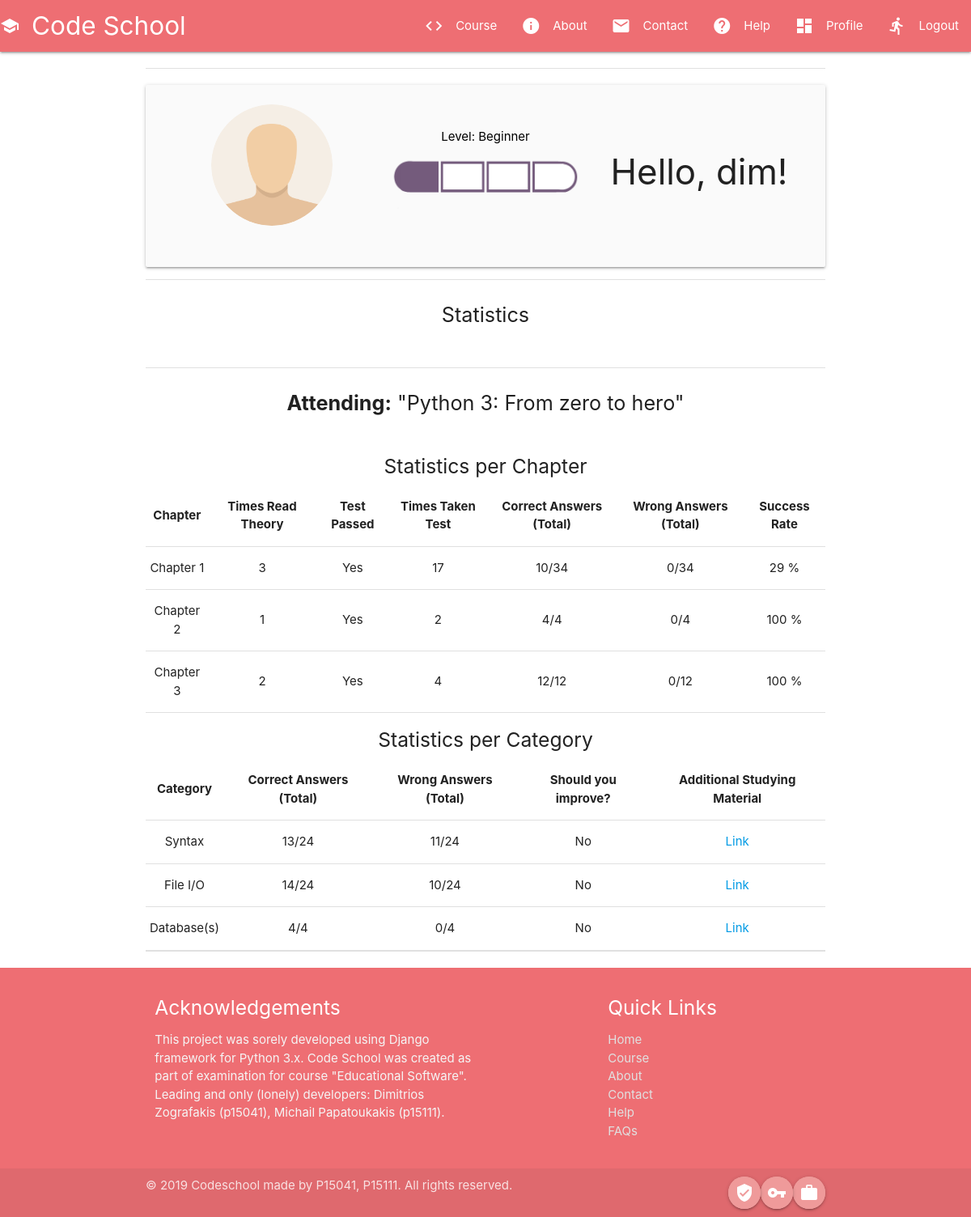
The page /profile/ (signed in) on the database as committed earlier.
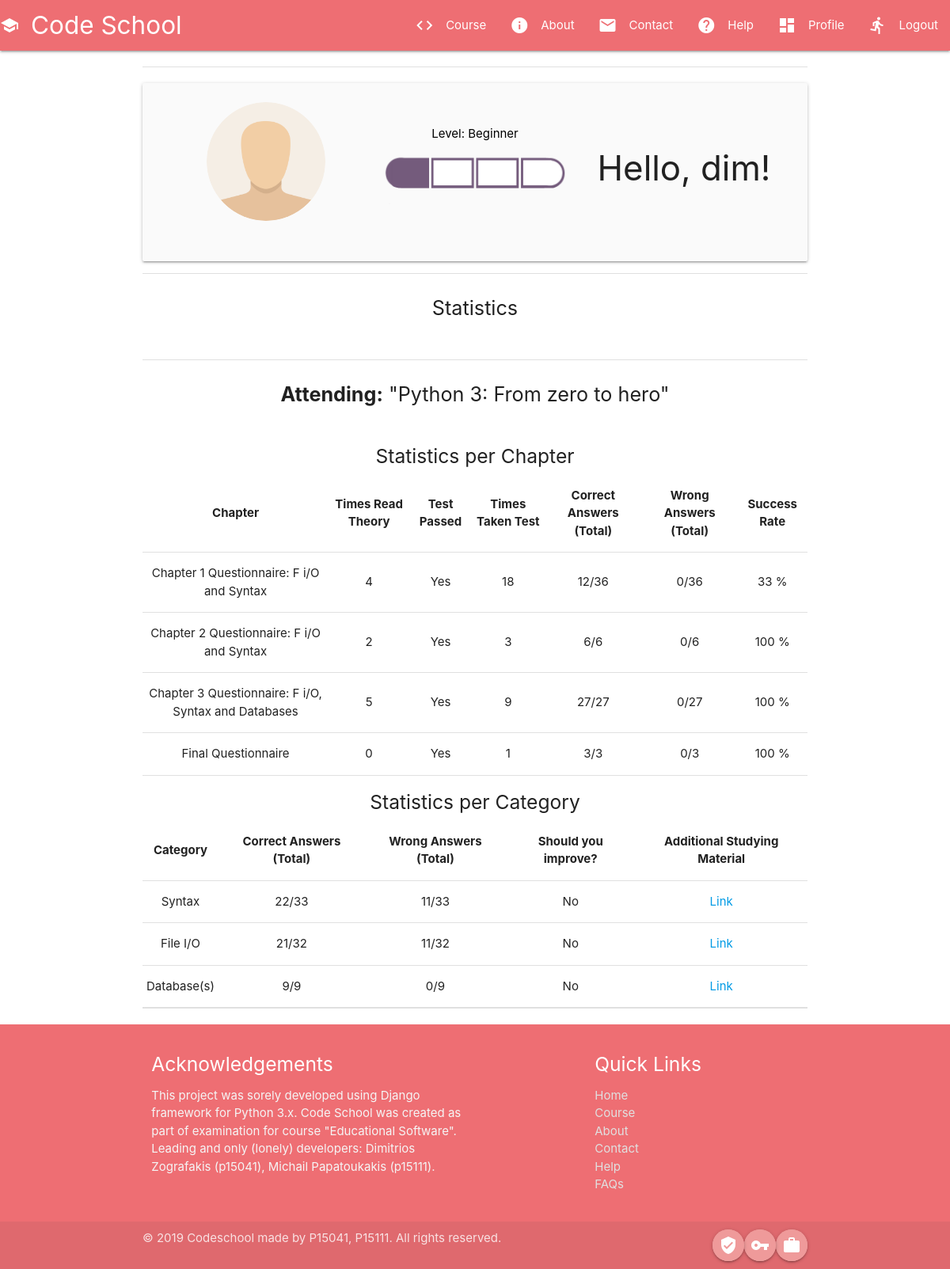
The same page on the database as committed later.
### users/models.py (models this page shows, shortened)
class Profile(models.Model):
    user = models.OneToOneField(User, on_delete=models.CASCADE)
    image = models.ImageField(default='default.png', upload_to='profile_pics')
    level = models.CharField(max_length=50, default='Beginner')
    rank = models.ImageField(default=f'ranks/Beginner.png')
    attending_course = models.CharField(max_length=100, blank=True, null=True, default='Python 3: From zero to hero')
    chapter_studying = models.PositiveIntegerField(default=1)
    test_taking = models.PositiveIntegerField(default=1)
    bad_at = models.CharField(max_length=50, default='')

### courses/models.py (models this page shows, shortened)
class Statistics(models.Model):
    user = models.ForeignKey(User, on_delete=models.CASCADE)
    questionnaire = models.ForeignKey(Questionnaire, on_delete=models.CASCADE)
    times_read = models.PositiveIntegerField(default=0)
    times_taken = models.PositiveIntegerField(default=0)
    answers_total = models.PositiveIntegerField(default=0)
    answers_correct = models.PositiveIntegerField(default=0)
    answers_wrong = models.PositiveIntegerField(default=0)
    success_rate = models.FloatField(default=100.0)
    passed = models.BooleanField(default=False)

class Questionnaire(models.Model):
    name = models.CharField(max_length=100, null=False)
    user = models.ForeignKey(settings.AUTH_USER_MODEL, related_name='questionnaire', on_delete=models.CASCADE)

class StatisticsPerCategory(models.Model):
    user = models.ForeignKey(User, on_delete=models.CASCADE)
    category = models.ForeignKey(Category, on_delete=models.CASCADE)
    answers_total = models.PositiveIntegerField(default=0)
    answers_correct = models.PositiveIntegerField(default=0)
    answers_wrong = models.PositiveIntegerField(default=0)
    bad_at = models.BooleanField(default=False)

class Category(models.Model):
    name = models.CharField(max_length=100, null=False)
    extra_material = models.CharField(max_length=100, null=False, blank=True, default='https://www.google.com',
                                      help_text='This SHOULD be url link to extra studying material for the current chapter!')
    def __str__(self):
        return self.name

### users/views.py (the view)
# urls.py: path('profile/', ProfilePageView.as_view(), name='profile'),
class ProfilePageView(LoginRequiredMixin, TemplateView):
    template_name = 'users/profile.html'
    breadcrumbs = ['profile']
    def get(self, request, *args, **kwargs):
        user = request.user
        stats = Statistics.objects.filter(user=user)
        stats_cat = StatisticsPerCategory.objects.filter(user=user)
        context = {
            'stats': stats,
            'stats_cat': stats_cat
        }
        return render(request, self.template_name, context)

### users/templates/users/profile.html (shortened to what this page needs)
{% extends 'base.html' %}
{% block content %}
    <div class="container">
        <div class="divider"></div>
        <div class="row">
            <div class="card-panel grey lighten-5 z-depth-1">
                <div class="row valign-wrapper center">
                    <div class="col s4">
                        <img src="{{ user.profile.image.url }}" alt="" style="height:150px;" class="circle responsive-img">
                    </div>
                    <div class="col s4">
                        <span class="black-text">
                            <p>Level: {{ user.profile.level }}</p>
                        </span>
                        <img src="{{ user.profile.rank.url }}" alt=""style="height:70px;" class="responsive-img">
                    </div>
                    <div class="col s4">
                        <h3>Hello, {{ user.username }}!</h3>
                    </div>
                </div>
            </div>
            <div class="divider"></div>
        </div>
        <div class="row">
            <div class="center">
                <p class="flow-text">Statistics</p>
            </div>
        </div>
        <div class="divider"></div>
        <div class="center">
            <div class="row">
            <p class="flow-text">
                <b>Attending:</b> "{{ user.profile.attending_course }}"
            </p>
            </div>
        </div>
        <h5 class="center">Statistics per Chapter</h5>
        <table class="centered">
            <thead>
            <tr>
                <th>Chapter</th>
                <th>Times Read Theory</th>
                <th>Test Passed</th>
                <th>Times Taken Test</th>
                <th>Correct Answers (Total)</th>
                <th>Wrong Answers (Total)</th>
                <th>Success Rate</th>
            </tr>
            </thead>
            <tbody>
            {% for stat in stats %}
                <tr>
                    <td>{{ stat.questionnaire.name }}</td>
                    <td>{{ stat.times_read }}</td>
                    <td>{% if stat.passed %} Yes {% else %} No {% endif %}</td>
                    <td>{{ stat.times_taken }}</td>
                    <td>{{ stat.answers_correct }}/{{ stat.answers_total }}</td>
                    <td>{{ stat.answers_wrong }}/{{ stat.answers_total }}</td>
                    <td>{{ stat.success_rate|floatformat:0 }} %</td>
                </tr>
            {% endfor %}
            </tbody>
        </table>
        <h5 class="center">Statistics per Category</h5>
        <table class="centered">
            <thead>
            <tr>
                <th>Category</th>
                <th>Correct Answers (Total)</th>
                <th>Wrong Answers (Total)</th>
                <th>Should you improve?</th>
                <th>Additional Studying Material</th>
            </tr>
            </thead>
            <tbody>
            {% for stat_c in stats_cat %}
                <tr>
                    <td>{{ stat_c.category }}</td>
                    <td>{{ stat_c.answers_correct }}/{{ stat_c.answers_total }}</td>
                    <td>{{ stat_c.answers_wrong }}/{{ stat_c.answers_total }}</td>
                    <td>{% if stat_c.bad_at %} Yes {% else %} No {% endif %}</td>
                {% if stat_c.category.extra_material %}
                    <td><a href="{{ stat_c.extra_material }}">Link</a> </td>
                {% else %}
                    <td>-</td>
                {% endif %}
                </tr>
            {% endfor %}
            </tbody>
        </table>
        <div class="divider"></div>
    </div>
{% endblock %}

### templates/base.html (shortened to what this page needs)
<!DOCTYPE html>
<html lang="en">
<head>
    {% load static %}
    <link rel="stylesheet" href="https://cdnjs.cloudflare.com/ajax/libs/materialize/1.0.0/css/materialize.min.css">
</head>
<body>
{% load static %}
{% include 'navbar.html' %}
{% block content %}{% endblock %}
</body>
{% include 'footer.html' %}
</html>

### templates/navbar.html (shortened to what this page needs)
<nav>
    <div class="nav-wrapper">
        <a href="/" class="brand-logo"><i class="material-icons">school</i>Code School</a>
        {% block nav %}
        <ul class="right hide-on-med-and-down">
            <li {% if 'course' in view.breadcrumbs %}class="active"{% endif %}><a href={% url 'course' %}><i class="material-icons left">code</i>Course</a></li>
            <li {% if 'about' in view.breadcrumbs %}class="active"{% endif %}><a href="/about/"><i class="material-icons left">info</i>About</a></li>
            <li {% if 'contact' in view.breadcrumbs %}class="active"{% endif %}><a href="/contact/"><i class="material-icons left">mail</i>Contact</a></li>
            <li {% if 'help' in view.breadcrumbs %}class="active"{% endif %}><a href="/help/"><i class="material-icons left">help</i>Help</a></li>
            {% if user.is_authenticated%}
                <li><a href={% url 'profile' %}><i class="material-icons left">dashboard</i>Profile</a></li>
                <li><a href={% url 'logout' %}><i class="material-icons left">directions_run</i>Logout</a></li>
            {% endif %}
        </ul>
        {% endblock %}
    </div>
</nav>

### templates/footer.html
<footer class="page-footer">
          <div class="container">
            <div class="row">
              <div class="col l6 s12">
                <h5 class="white-text">Acknowledgements</h5>
                <p class="grey-text text-lighten-4">This project was sorely developed using Django framework for Python 3.x.
                    Code School was created as part of examination for course "Educational Software".
                    Leading and only (lonely) developers: Dimitrios Zografakis (p15041), Michail Papatoukakis (p15111).</p>
              </div>
              <div class="col l4 offset-l2 s12">
                <h5 class="white-text">Quick Links</h5>
                <ul>
                    <li><a {% if 'home' in view.breadcrumbs %}class="black-text text-black lighten-2" {% else %} class="grey-text text-lighten-2 {% endif %}" href="/">Home</a></li>
                    <li><a {% if 'course' in view.breadcrumbs %}class="black-text text-blue-grey lighten-2" {% else %} class="grey-text text-lighten-2 {% endif %}" href={% url 'course' %}>Course</a></li>
                    <li><a {% if 'about' in view.breadcrumbs %}class="black-text text-blue-grey lighten-2" {% else %} class="grey-text text-lighten-2 {% endif %}" href="/about/">About</a></li>
                    <li><a {% if 'contact' in view.breadcrumbs %}class="black-text text-blue-grey lighten-2" {% else %} class="grey-text text-lighten-2 {% endif %}" href="/contact/">Contact</a></li>
                    <li><a {% if 'help' in view.breadcrumbs %}class="black-text text-blue-grey lighten-2" {% else %} class="grey-text text-lighten-2 {% endif %}" href="/help/">Help</a></li>
                    <li><a {% if 'faq' in view.breadcrumbs %}class="black-text text-blue-grey lighten-2" {% else %} class="grey-text text-lighten-2 {% endif %}" href="/faq/">FAQs</a></li>
                </ul>
              </div>
            </div>
          </div>
            <div class="footer-copyright">
                <div class="container">
                    © 2019 Codeschool made by P15041, P15111. All rights reserved.
                    <a class="btn-floating red lighten-3 pulse right"><i class="material-icons">work</i></a>
                    <a class="btn-floating red lighten-3 pulse right"><i class="material-icons">vpn_key</i></a>
                    <a class="btn-floating red lighten-3 pulse right"><i class="material-icons">verified_user</i></a>
                </div>
            </div>
</footer>

Rows that differ between the two databases and show on the page:
changed Statistics: questionnaire.name "Chapter 1" → "Chapter 1 Questionnaire: F i/O and Syntax"; times_read "3" → "4"; times_taken "17" → "18"; answers_correct "10" → "12"; answers_total "34" → "36"; success_rate "29" → "33"
changed Statistics: questionnaire.name "Chapter 2" → "Chapter 2 Questionnaire: F i/O and Syntax"; times_read "1" → "2"; times_taken "2" → "3"; answers_correct "4" → "6"; answers_total "4" → "6"
changed Statistics: questionnaire.name "Chapter 3" → "Chapter 3 Questionnaire: F i/O, Syntax and Databases"; times_read "2" → "5"; times_taken "4" → "9"; answers_correct "12" → "27"; answers_total "12" → "27"
added Statistics: questionnaire.name "Final Questionnaire", times_read "0", passed "Yes", times_taken "1", answers_correct "3", answers_total "3", answers_wrong "0", success_rate "100"
changed StatisticsPerCategory "Syntax": answers_correct "13" → "22"; answers_total "24" → "33"
changed StatisticsPerCategory "File I/O": answers_correct "14" → "21"; answers_total "24" → "32"; answers_wrong "10" → "11"
changed StatisticsPerCategory "Database(s)": answers_correct "4" → "9"; answers_total "4" → "9"
